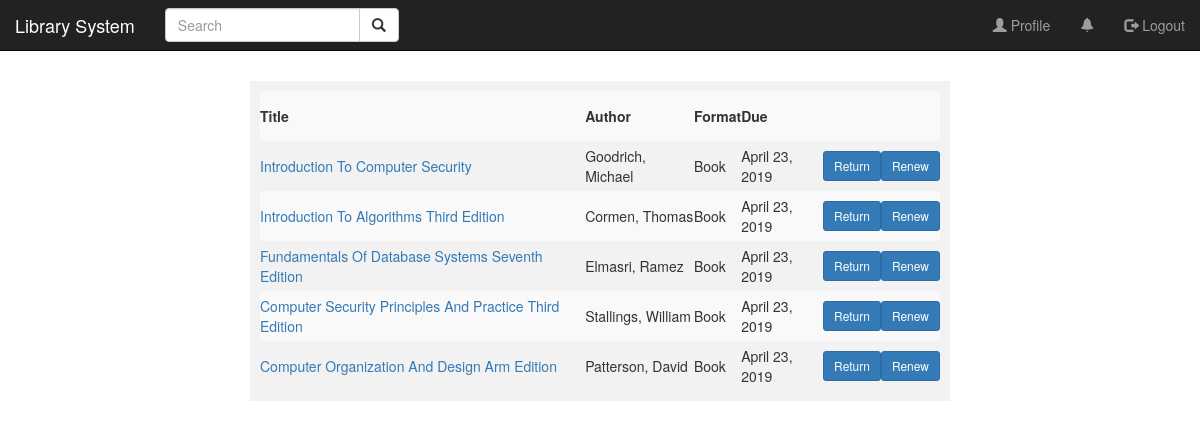
Screenshot of /accounts/profile/borrowed/ (signed in) with the database file from the repository.
### catalogue/models.py (models this page shows, shortened)
class ItemInstance(models.Model):
    STATUS_CHOICES = (
        ('Instance', 'Instance'),
        ('Hold', 'Hold'),
        ('Reserve', 'Reserve'),
    )
    id = models.UUIDField(primary_key=True, default=uuid.uuid4)
    item = models.ForeignKey('Item', on_delete=models.SET_NULL, null=True)
    due_date = models.DateField(null=True, blank=True)
    renter = models.ForeignKey(settings.AUTH_USER_MODEL, default=None, on_delete=models.SET_NULL, null=True, blank=True)
    status = models.CharField(max_length=30, default='Instance', choices=STATUS_CHOICES)
    slug = models.SlugField(max_length=200, unique=True)
    created = models.DateTimeField(auto_now_add=True)
    updated = models.DateTimeField(auto_now=True)

class Item(models.Model):
    cover = models.ImageField(upload_to='book_covers')
    title = models.CharField(max_length=255)
    author = models.ForeignKey('Author', on_delete=models.SET_NULL, null=True)
    summary = models.TextField(max_length=1000)
    publisher = models.CharField(max_length=255)
    creation_date = models.CharField(max_length=255)
    format = models.ForeignKey(Format, on_delete=models.CASCADE)
    language = models.ForeignKey('Language', on_delete=models.SET_NULL, null=True)
    genre = models.ManyToManyField(Genre)
    copies = models.IntegerField()
    slug = models.SlugField(max_length=200, unique=True)
    created = models.DateTimeField(auto_now_add=True)
    updated = models.DateTimeField(auto_now=True)

class Author(models.Model):
    first_name = models.CharField(max_length=100)
    last_name = models.CharField(max_length=100)
    slug = models.SlugField(max_length=200, unique=True)
    created = models.DateTimeField(auto_now_add=True)
    updated = models.DateTimeField(auto_now=True)
    def __str__(self):
        return '{0}, {1}'.format(self.last_name, self.first_name)

class Format(models.Model):
    title = models.CharField(max_length=255)
    slug = models.SlugField(max_length=200, unique=True)
    created = models.DateTimeField(auto_now_add=True)
    updated = models.DateTimeField(auto_now=True)
    def __str__(self):
        return self.title

### catalogue/views.py (the view)
# urls.py: path('profile/borrowed/', user_items_view, name='borrowed'),
def user_items_view(request):
    query_list = ItemInstance.objects.filter(renter=request.user, status="Instance")
    context = {'query_list': query_list}
    return render(request, 'catalogue/borrowed_items.html', context)

### catalogue/templates/catalogue/borrowed_items.html (shortened to what this page needs)
{% extends 'catalogue/base_user.html' %}
{% load staticfiles %}
{% block css %}<link rel="stylesheet" href="{% static 'css/borrowed.css' %}">{% endblock css %}
{% block content %}
    <div class="wrapper">
        <div class="container">
            <table class="table-responsive table-striped">
                <tr>
                    <th>Title</th>
                    <th>Author</th>
                    <th>Format</th>
                    <th>Due</th>
                    <th></th>
                    <th></th>
                </tr>
                {% for item in query_list %}
                    {% if item.renter == request.user %}
                        <tr>
                            <td><a href="{% url 'item' item_slug=item.item.slug %}">{{ item.item.title }}</a></td>
                            <td>{{ item.item.author }}</td>
                            <td>{{ item.item.format }}</td>
                            <td>{{ item.due_date }}</td>
                            <td>
                                <form action="{% url 'return_item' item_id=item.id %}" method="post" style="display: inline;">
                                    <button type="submit" class="btn btn-primary btn-sm">Return</button>
                                </form>
                            </td>
                            <td>
                                <form action="{% url 'renew_item' item_id=item.id %}" method="post" style="display: inline;">
                                    <button type="submit" class="btn btn-primary btn-sm">Renew</button>
                                </form>
                            </td>
                        </tr>
                    {% endif %}
                {% endfor %}
            </table>
        </div>
    </div>
{% endblock content %}

### catalogue/templates/catalogue/base_user.html (shortened to what this page needs)
<!DOCTYPE html>
<html lang="en">
<head>
    {% load staticfiles %}
    <link rel="stylesheet" href="https://maxcdn.bootstrapcdn.com/bootstrap/3.4.0/css/bootstrap.min.css">
    <link rel="stylesheet" href="{% static 'css/style.css' %}"/>
    {% block css %}{% endblock css %}
</head>
<body>
    <nav class="navbar navbar-inverse navbar-default navbar-static-top">
        <div class="container-fluid">
            <div class="navbar-header">
                <a class="navbar-brand" href="{% url 'library' %}">Library System</a>
            </div>
            <div class="collapse navbar-collapse" id="userNavbar">
                <form class="navbar-form navbar-left" role="search" method="get" action="{% url 'search' %}">
                    <div class="input-group">
                        <input type="text" class="form-control" placeholder="Search" name="q" value="{{ request.GET.q }}">
                        <div class="input-group-btn">
                            <button class="btn btn-default" type="submit">
                                <i class="glyphicon glyphicon-search"></i>
                            </button>
                        </div>
                    </div>
                </form>
                <ul class="nav navbar-nav navbar-right">
                    <li><a href="{% url 'profile' %}"><span class="glyphicon glyphicon-user"></span> Profile</a></li>
                    <li class="dropdown">
                        <a class="dropdown-toggle" data-toggle="dropdown" href="#">
                            <span class="glyphicon glyphicon-bell"></span>
                        </a>
                    </li>
                    <li><a href="{% url 'logout' %}"><span class="glyphicon glyphicon-log-out"></span> Logout</a></li>
                </ul>
            </div>
        </div>
    </nav>
    {% block content %}
    {% endblock content %}
</body>
</html>

### catalogue/static/css/borrowed.css (style rules this page uses)
body { background-image: url("images/backGround.jpg") }
table { width: 100%; height: 100%; }
tr { width: 100%; height: 50px; }
.container { width: 100%; background: #f2f2f2; padding: 10px; }
.wrapper { margin: auto; width: 60%; background: #ffffff; padding: 10px; }

### rows the page displays
ItemInstance: item "Introduction To Computer Security", item.author "Goodrich, Michael", item.format "Book", due_date "April 23, 2019"
ItemInstance: item "Introduction To Algorithms Third Edition", item.author "Cormen, Thomas", item.format "Book", due_date "April 23, 2019"
ItemInstance: item "Fundamentals Of Database Systems Seventh Edition", item.author "Elmasri, Ramez", item.format "Book", due_date "April 23, 2019"
ItemInstance: item "Computer Security Principles And Practice Third Edition", item.author "Stallings, William", item.format "Book", due_date "April 23, 2019"
ItemInstance: item "Computer Organization And Design Arm Edition", item.author "Patterson, David", item.format "Book", due_date "April 23, 2019"
